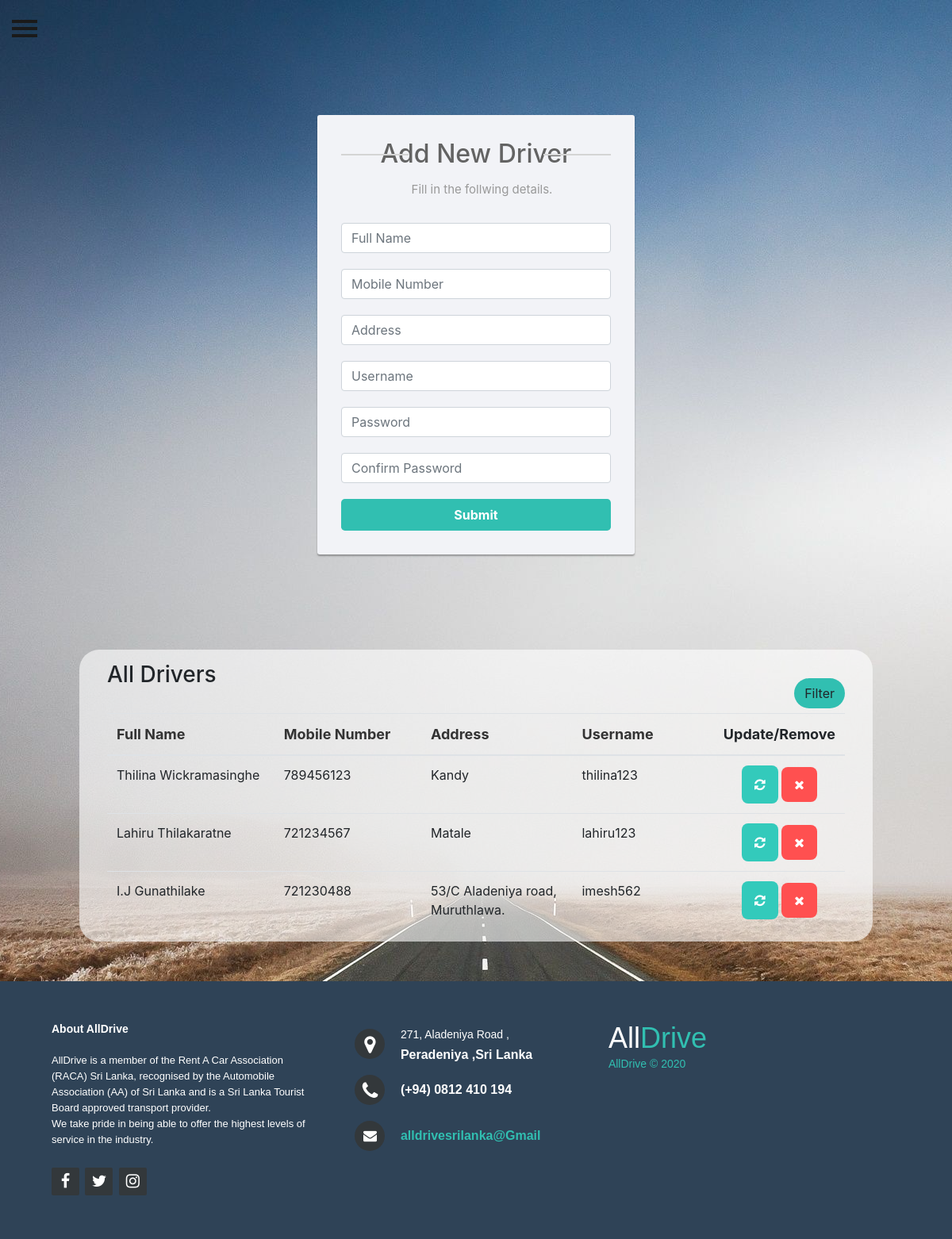
Page /Admin/drivers.php (signed in) on the committed database.
### tables this page shows
CREATE TABLE `drivers` (
  `driver_id` int(11) NOT NULL,
  `f_name` text NOT NULL,
  `tel_no` int(11) NOT NULL,
  `address` text NOT NULL,
  `username` text NOT NULL,
  `password` text NOT NULL
);

### Admin/drivers.php (the view, shortened to what this page needs)
<!DOCTYPE html>
<html>
	<head>
		<?php
        include('add_Driver.php');
        ?>
        <link rel="stylesheet" href="https://maxcdn.bootstrapcdn.com/font-awesome/4.7.0/css/font-awesome.min.css">
        <link rel="stylesheet" href="driversCSS.css">
        <link rel="stylesheet" href="https://stackpath.bootstrapcdn.com/bootstrap/4.5.0/css/bootstrap.min.css">
	</head>
	<body>
		<div id="wrapper">
	        <div id="page-content-wrapper">
	            <button type="button" class="hamburger animated fadeInLeft is-closed" data-toggle="offcanvas">
	                <span class="hamb-top"></span>
	    			<span class="hamb-middle"></span>
					<span class="hamb-bottom"></span>
	            </button>
	            <div class="content">
	            	<section id="Drivers" class="section">
	            		<div class="addDrivers-form">
                            <br>
                            <br>
                            <form action="drivers.php" method="post" enctype="multipart/form-data">
                                <h2>Add New Driver</h2>
                                <p class="hint-text">Fill in the follwing details.</p>
                                <div class="form-group">
                                    <input type="text" class="form-control" name="f_name" placeholder="Full Name" required="required">
                                </div>
                                <div class="form-group">
				                    <input type="tel" class="form-control" name="tel_no" placeholder="Mobile Number" maxlength="10" required="required" pattern="^\d{10}$">
				                </div>
                                <div class="form-group">
                                    <input type="text" class="form-control" name="address" placeholder="Address" required="required">
                                </div>
                                <div class="form-group" autocomplete="off">
				                    <input type="text" class="form-control" name="Username" placeholder="Username" minlength = "8" maxlength = "16" required="required">
				                </div>
                                <div class="form-group" autocomplete="off">
				                    <input type="password" oninput ='check_pass();' class="form-control" id="password1" name="password" placeholder="Password" minlength = "8" maxlength = "16" required="required">
				                </div>
				                <div class="form-group">
				                    <input type="password" oninput='check_pass();' class="form-control" id="confirm_password" name="confirm_password" placeholder="Confirm Password" minlength = "8" maxlength = "16" required="required">
				                </div>
                                <button type="submit" id="submit" class="btn btn-success btn-lg btn-block" >Submit</button>
                            </form>
                        </div>
	            	</section>
	            	<section id="ViewDrivers" class="section">
	            		<div class="upContain">
                            <div class="row">
                                <div class="panel panel-primary filterable">
                                    <div class="panel-heading">
                                        <h3 class="panel-title">All Drivers</h3>
                                        <div class="pull-right">
                                            <button class="btn btn-default btn-xs btn-filter"><span class="glyphicon glyphicon-filter"></span> Filter</button>
                                        </div>
                                    </div>
                                    <br>
                                    <table class="table">
                                        <thead>
                                            <tr class="filters">
                                                <th><input type="text" class="form-control" placeholder="Full Name" disabled></th>
                                                <th><input type="text" class="form-control" placeholder="Mobile Number" disabled></th>
                                                <th><input type="text" class="form-control" placeholder="Address" disabled></th>
                                                <th><input type="text" class="form-control" placeholder="Username" disabled></th>
                                                <th style="font-weight:700; font-size:18px">Update/Remove</th>
                                            </tr>
                                        </thead>
                                        <tbody>
                                            <?php
                                                $sql1 = "select * from drivers order by driver_id DESC;";
                                                $result1 = mysqli_query($conn, $sql1);
                                                if(mysqli_num_rows($result1) > 0)
                                                {
                                                    while($row1 = mysqli_fetch_array($result1))
                                                    {
                                            ?>
                                                <tr>
                                                    <td><?php echo $row1["f_name"]; ?></td>
                                                    <td><?php echo $row1["tel_no"]; ?></td>
                                                    <td><?php echo $row1["address"]; ?></td>
                                                    <td><?php echo $row1["username"]; ?></td>
                                                    <td>
                                                        <center>
                                                            <a href="updateDriver.php?drivID=<?php echo $row1["driver_id"]; ?>"><button class="btn-update"><i class="fa fa-refresh"></i></button></a>
                                                            <a href="#" onclick="remove_driv(<?php echo $row1["driver_id"]; ?>)" class ="btn-close"><i class="fa fa-close"></i></a>
                                                        </center>
                                                    </td>
                                                </tr>
                                            <?php
                                                    }
                                                }
                                                else
                                                {
                                                ?>
                                                    <tr>
                                                    <td>No Data</td>
                                                    </tr>
                                                <?php
                                                }
                                            ?>
                                        </tbody>
                                    </table>
                                </div>
                            </div>
                        </div>
	            	</section>
				</div>
            <div>
                <footer class="footer">
                    <div class="footer-left col-md-4 col-sm-6">
                        <p class="about">
                            <span> About AllDrive</span>AllDrive is a member of the Rent A Car Association (RACA) Sri Lanka, recognised by the Automobile Association (AA) of Sri Lanka and is a Sri Lanka Tourist Board approved transport provider.
                            <br>
                            We take pride in being able to offer the highest levels of service in the industry.
                        </p>
                        <div class="icons">
                            <a href="https://web.facebook.com/AllDrive-103548621726091" target="_blank"><i class="fa fa-facebook"></i></a>
                            <a href="https://twitter.com/SriDrive" target="_blank"><i class="fa fa-twitter"></i></a>
                            <a href="https://www.instagram.com/alldrivesrilanka" target="_blank"><i class="fa fa-instagram"></i></a>
                        </div>
                    </div>
                    <div class="footer-center col-md-4 col-sm-6">
                        <div>
                            <i class="fa fa-map-marker"></i>
                            <p><span> 271, Aladeniya Road ,</span> Peradeniya ,Sri Lanka</p>
                            </div>
                        <div>
                            <i class="fa fa-phone"></i>
                            <p> (+94) 0812 410 194</p>
                        </div>
                        <div>
                            <i class="fa fa-envelope"></i>
                            <p><a href="https://mail.google.com/mail/?view=cm&fs=1&to=alldrivesrilanka@Gmail.com" target="_blank"> alldrivesrilanka@Gmail</a></p>
                        </div>
                    </div>
                    <div class="footer-right col-md-4 col-sm-6">
                        <h2> All<span>Drive</span></h2>
                        <p class="name"> AllDrive &copy; 2020</p>
                    </div>
                </footer>
            </div>
	        </div>
	    </div>
	</body>
</html>

### rows in the picture
drivers: f_name "Thilina Wickramasinghe", tel_no "789456123", address "Kandy", username "thilina123"
drivers: f_name "Lahiru Thilakaratne", tel_no "721234567", address "Matale", username "lahiru123"
drivers: f_name "I.J Gunathilake", tel_no "721230488", address "53/C Aladeniya road, Muruthlawa.", username "imesh562"
